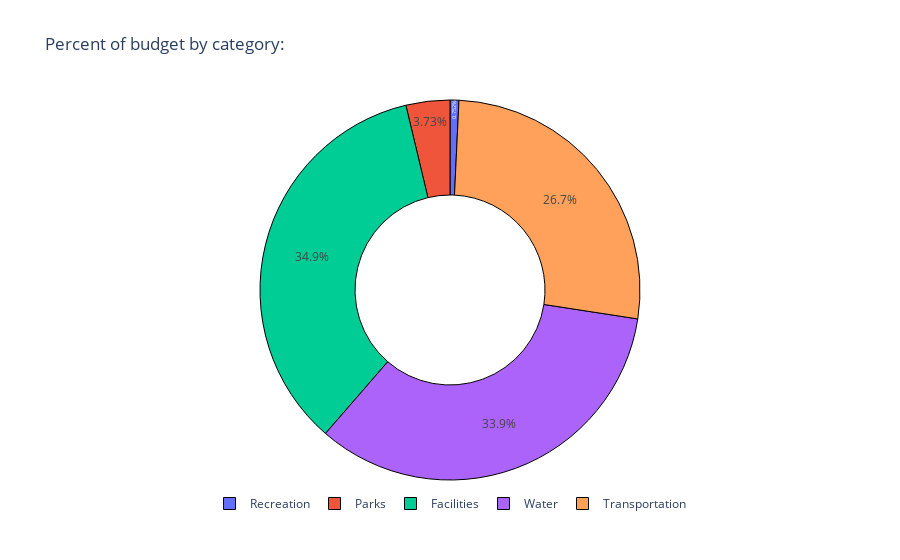

The notebook cell this image was saved under:
### Code cell
titletext = 'Percent of budget by category:'

fig = px.pie(df, values="amount", names="type", color="type", hole = 0.5, title=titletext)

fig.update_traces(marker=dict(line=dict(color="#000000",width=1)),
                 hoverinfo='label',sort=False,
                 textposition='inside')
fig.update_layout(legend=dict(orientation="h",
                             yanchor="bottom",
                             xanchor="center",
                             x=0.5,
                             y=-0.1))
 
# fig.show()
iplot(fig)

### Figure 1 — Plotly figure (JSON) as saved in the notebook; plotly's stock layout.template omitted (floating-point values rounded to 4 significant figures)
{"data": [{"customdata": [["Recreation"], ["Recreation"], ["Parks"], ["Parks"], ["Parks"], ["Parks"], ["Parks"], ["Parks"], ["Parks"], ["Parks"], ["Parks"], ["Parks"], ["Parks"], ["Parks"], ["Facilities"], ["Facilities"], ["Facilities"], ["Facilities"], ["Water"], ["Water"], ["Water"], ["Water"], ["Transportation"], ["Transportation"], ["Transportation"], ["Transportation"], ["Transportation"], ["Transportation"], ["Transportation"], ["Transportation"], ["Transportation"], ["Transportation"], ["Transportation"], ["Transportation"], ["Transportation"], ["Transportation"], ["Transportation"], ["Transportation"], ["Transportation"], ["Transportation"], ["Transportation"], ["Transportation"], ["Transportation"]], "domain": {"x": [0, 1], "y": [0, 1]}, "hole": 0.5, "hoverinfo": "label", "hovertemplate": "type=%{customdata[0]}<br>amount=%{value}<extra></extra>", "labels": ["Recreation", "Recreation", "Parks", "Parks", "Parks", "Parks", "Parks", "Parks", "Parks", "Parks", "Parks", "Parks", "Parks", "Parks", "Facilities", "Facilities", "Facilities", "Facilities", "Water", "Water", "Water", "Water", "Transportation", "Transportation", "Transportation", "Transportation", "Transportation", "Transportation", "Transportation", "Transportation", "Transportation", "Transportation", "Transportation", "Transportation", "Transportation", "Transportation", "Transportation", "Transportation", "Transportation", "Transportation", "Transportation", "Transportation", "Transportation"], "legendgroup": "", "marker": {"colors": ["#636efa", "#636efa", "#EF553B", "#EF553B", "#EF553B", "#EF553B", "#EF553B", "#EF553B", "#EF553B", "#EF553B", "#EF553B", "#EF553B", "#EF553B", "#EF553B", "#00cc96", "#00cc96", "#00cc96", "#00cc96", "#ab63fa", "#ab63fa", "#ab63fa", "#ab63fa", "#FFA15A", "#FFA15A", "#FFA15A", "#FFA15A", "#FFA15A", "#FFA15A", "#FFA15A", "#FFA15A", "#FFA15A", "#FFA15A", "#FFA15A", "#FFA15A", "#FFA15A", "#FFA15A", "#FFA15A", "#FFA15A", "#FFA15A", "#FFA15A", "#FFA15A", "#FFA15A", "#FFA15A"], "line": {"color": "#000000", "width": 1}}, "name": "", "showlegend": true, "sort": false, "textposition": "inside", "type": "pie", "values": [315000, 345000, 285000, 1015000, 265000, 435000, 200000, 75000, 150000, 55000, 128574, 300033, 100600, 270000, 296000, 26590000, 446320, 3307400, 6629000, 5431000, 6502000, 11243000, 2800000, 2500000, 350000, 350000, 1100000, 100000, 350000, 7800000, 3200000, 250000, 1500000, 480895, 600000, 150000, 600000, 75000, 75000, 75000, 75000, 900000, 100000]}], "layout": {"legend": {"orientation": "h", "tracegroupgap": 0, "x": 0.5, "xanchor": "center", "y": -0.1, "yanchor": "bottom"}, "title": {"text": "Percent of budget by category:"}}}
